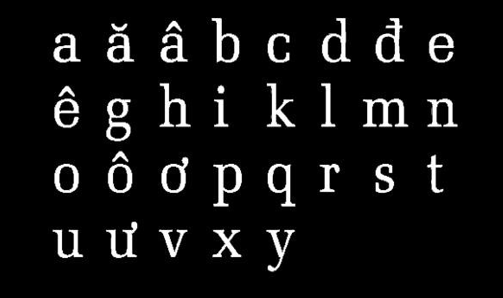
#> input picture CODE_MO_PHONG/Connected Components/components.png, 503 x 298 px
$ python 'connected components.py'
#> lines starting #> are read from the running program, lines starting #| are printed output that depends on the picture; after the words box and inside, x2 and y2 are one past the last pixel; in counts of white or black regions, pixels touching at a corner belong together
import cv2
import numpy as np
import os

# Load the image
image_filename = "components.png"
image = cv2.imread(image_filename, cv2.IMREAD_GRAYSCALE)
#> image is the input picture: shape (298, 503); min 0, max 255, mean 17.6

# Binarize the image
threshold = 128
binary_image = cv2.threshold(image, threshold, 255, cv2.THRESH_BINARY)[1]
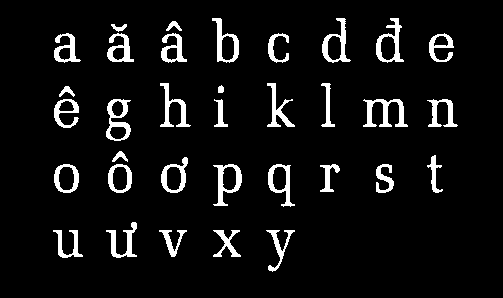
#> binary_image: shape (298, 503); 6.8% white; 34 white regions, largest, box (x1, y1, x2, y2) and area: (363, 99, 408, 127) 547, (106, 99, 131, 141) 460, (376, 18, 404, 63) 452

# Label connected components
num_labels, labels, stats, centroids = cv2.connectedComponentsWithStats(binary_image)
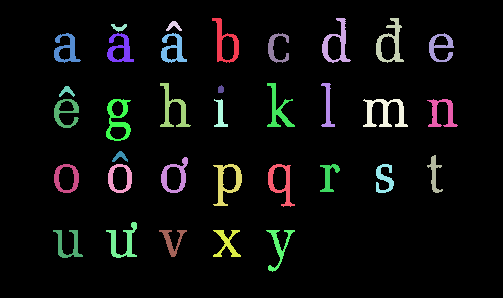
#> labels: shape (298, 503) int32; 35 distinct labels, from 0 to 34; one colour per label, 0 black
#> num_labels = 35; stats = 35 rows, first 6: [0, 0, 503, 298, 139693], [212, 18, 27, 45, 420], [322, 18, 29, 45, 432], [376, 18, 28, 45, 452], [166, 21, 16, 10, 77], [111, 24, 16, 8, 66]; centroids = 35 pairs, first value 65.45 to 441.8, second value 25.69 to 246

# Extract the connected components with an area between 500 and 5000 pixels
connected_components = []
for i in range(1, num_labels):
    component_mask = labels == i
    component_area = stats[i, cv2.CC_STAT_AREA]
    if 500 <= component_area <= 5000:
        component_image = np.zeros_like(image)
        component_image[component_mask] = image[component_mask]
        connected_components.append(component_image)
#> this loop made 34 passes
#> component_area on passes 1 to 12: 420, 432, 452, 77, 66, 347, 363, 351, 245, 316, 423, 390
#> pass 1, `component_mask = labels == i`:
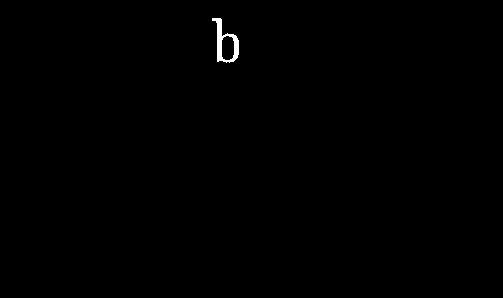
#> component_mask: shape (298, 503) bool; 0.28% white; 1 white region, box (x1, y1, x2, y2) and area: (212, 18, 239, 63) 420
#> pass 2, `component_mask = labels == i`:
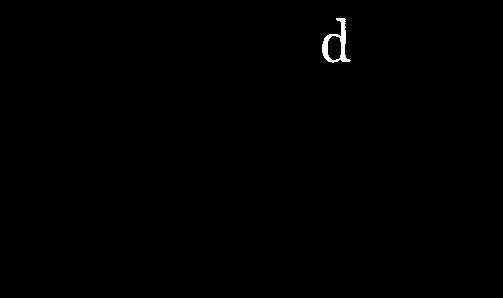
#> component_mask: shape (298, 503) bool; 0.29% white; 1 white region, box (x1, y1, x2, y2) and area: (322, 18, 351, 63) 432
#> pass 3, `component_mask = labels == i`:
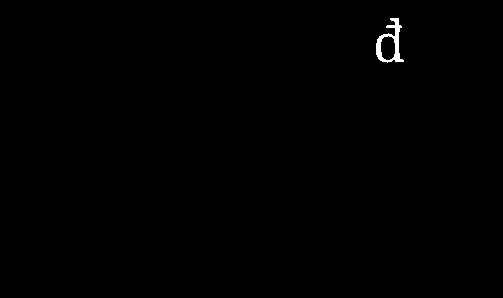
#> component_mask: shape (298, 503) bool; 0.3% white; 1 white region, box (x1, y1, x2, y2) and area: (376, 18, 404, 63) 452
#> after the loop, connected_components = 1 item

# Save the extracted components as separate image files in the same directory as the input image
output_dir = os.path.dirname(image_filename)
for i, component_image in enumerate(connected_components):
    filename = os.path.join(output_dir, f"component_{i+1}.png")
    cv2.imwrite(filename, component_image)
#> this loop made 1 pass

# Display the extracted components
for i, component_image in enumerate(connected_components):
    cv2.imshow(f"Component {i+1}", component_image)
cv2.waitKey(0)
cv2.destroyAllWindows()
